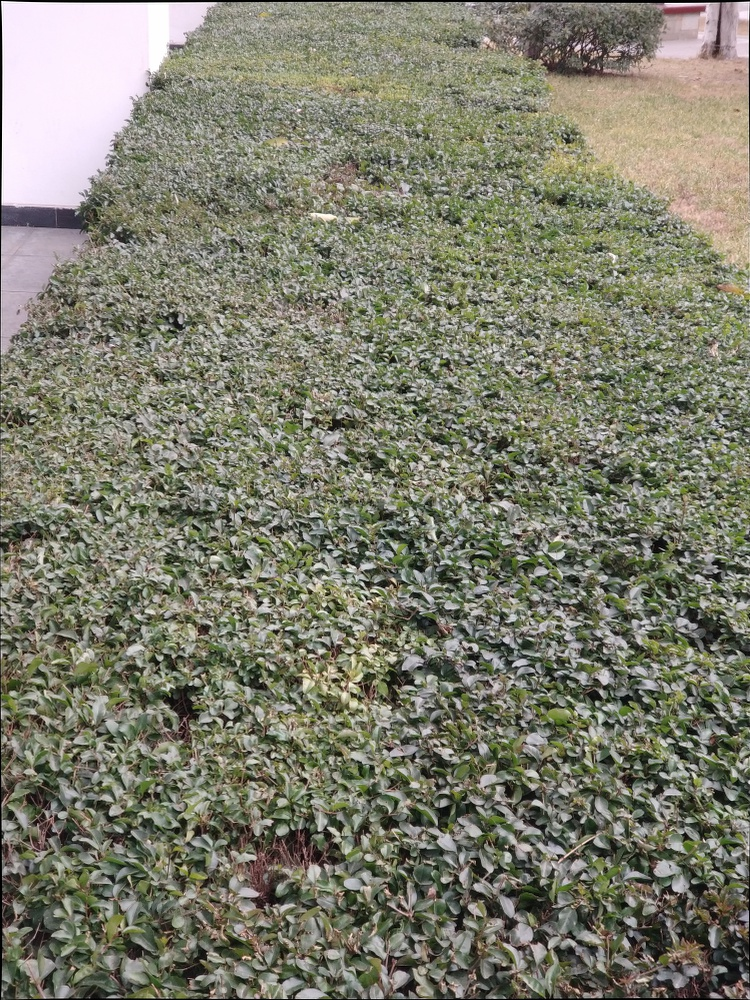
#> input picture class18/images/main1.jpg, 750 x 1000 px
$ jupyter execute --allow-errors Notebook18.ipynb   (shell and % lines are left out)
#> lines starting #> are read from the running program, lines starting #| are printed output that depends on the picture
**请关注我的知乎专栏[https://zhuanlan.zhihu.com/hawkcp], 获取更多信息**

这里展示的信息对应于专栏文章：18. 纹理合成再探 - 一种基于金字塔的方法

[cell 1]
import cv2
import numpy as np
import matplotlib.pyplot as plt
import skimage.transform as transform
from skimage.exposure import cumulative_distribution
# from perceptual.filterbank import Steerable, visualize

直方图匹配的一种Python实现，相关代码源自StackOverflow，但输入类型限制为了8位的单通道整型数据。

[cell 2]
def cdf(im):
 '''
 computes the CDF of an image im as 2D numpy ndarray
 '''
 c, b = cumulative_distribution(im)
 # pad the beginning and ending pixels and their CDF values
 c = np.insert(c, 0, [0]*b[0])
 c = np.append(c, [1]*(255-b[-1]))
 return c

def hist_matching(c, c_t, im):
 '''
 c: CDF of input image computed with the function cdf()
 c_t: CDF of template image computed with the function cdf()
 im: input image as 2D numpy ndarray
 returns the modified pixel values
 '''
 pixels = np.arange(256)
 # find closest pixel-matches corresponding to the CDF of the input image, given the value of the CDF H of
 # the template image at the corresponding pixels, s.t. c_t = H(pixels) <=> pixels = H-1(c_t)
 new_pixels = np.interp(c, c_t, pixels)
 im = (np.reshape(new_pixels[im.ravel()], im.shape)).astype(np.uint8)
 return im

def matchHist(img1, imgP):
    cdf1=cdf(img1)
    cdfP=cdf(imgP)
    out = hist_matching(cdf1, cdfP, img1)
    return out

直方图匹配的另外一种Python实现，相关代码源自StackOverflow，输入类型可以支持浮点型。

[cell 3]
def matchHist2(source, template):
    """
    Adjust the pixel values of a grayscale image such that its histogram
    matches that of a target image

    Arguments:
    -----------
        source: np.ndarray
            Image to transform; the histogram is computed over the flattened
            array
        template: np.ndarray
            Template image; can have different dimensions to source
    Returns:
    -----------
        matched: np.ndarray
            The transformed output image
    """

    oldshape = source.shape
    source = source.ravel()
    template = template.ravel()

    # get the set of unique pixel values and their corresponding indices and
    # counts
    s_values, bin_idx, s_counts = np.unique(source, return_inverse=True,
                                            return_counts=True)
    t_values, t_counts = np.unique(template, return_counts=True)

    # take the cumsum of the counts and normalize by the number of pixels to
    # get the empirical cumulative distribution functions for the source and
    # template images (maps pixel value --> quantile)
    s_quantiles = np.cumsum(s_counts).astype(np.float64)
    s_quantiles /= s_quantiles[-1]
    t_quantiles = np.cumsum(t_counts).astype(np.float64)
    t_quantiles /= t_quantiles[-1]

    # interpolate linearly to find the pixel values in the template image
    # that correspond most closely to the quantiles in the source image
    interp_t_values = np.interp(s_quantiles, t_quantiles, t_values)

    return interp_t_values[bin_idx].reshape(oldshape)

展示了直方图匹配的结果

[cell 4]
img2=cv2.imread("./images/main1.jpg")[:,:,2::-1]
img1=cv2.imread("./images/aux1.jpg")[:,:,2::-1]
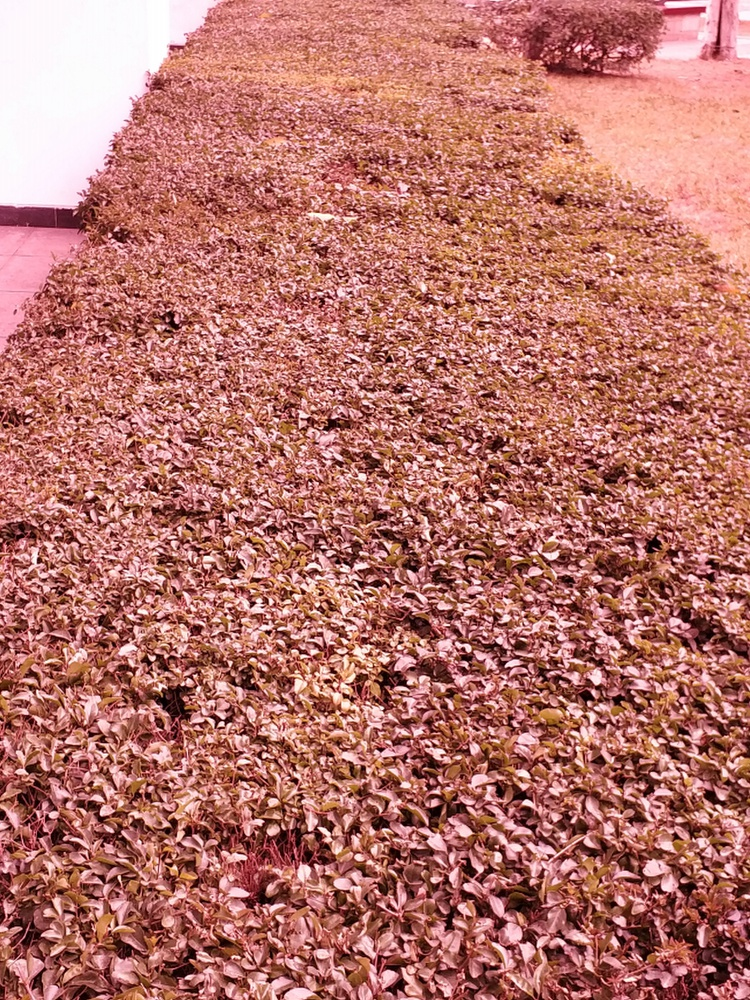
#> input picture class18/images/aux1.jpg, 750 x 1000 px
imgo=img1.copy()
for c in range(3):
    imgo[:,:,c]=matchHist2(img1[:,:,c], img2[:,:,c])
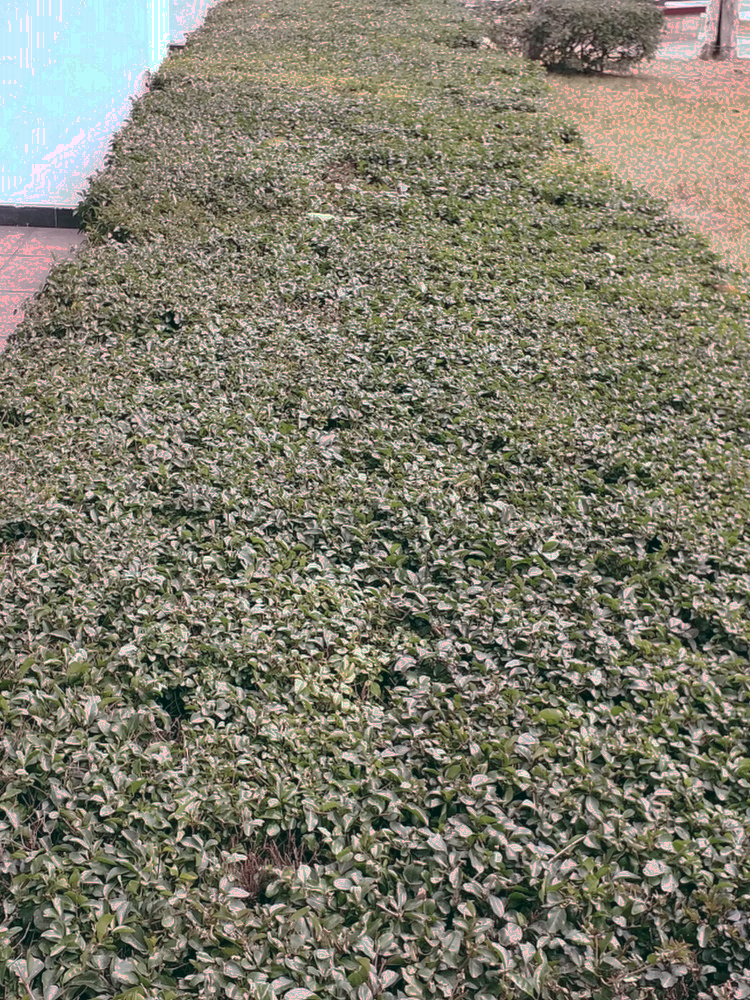
#> imgo: shape (1000, 750, 3); mean R, G, B 126.7, 124.4, 108

plt.figure(figsize=(15,10))
plt.subplot(2,3,1)
plt.title("Source Image Histogram")
plt.hist(img1.flatten(),histtype="stepfilled",bins=50,density=True)
plt.subplot(2,3,2)
plt.title("Sample Image Histogram")
plt.hist(img2.flatten(),histtype="stepfilled",bins=50,density=True)
plt.subplot(2,3,3)
plt.title("Output Image Histogram")
plt.hist(imgo.flatten(),histtype="stepfilled",bins=50,density=True)
plt.subplot(2,3,4)
plt.imshow(img1, cmap="gray")
plt.title("Source Image")
plt.subplot(2,3,5)
plt.imshow(img2,cmap="gray")
plt.title("Sample Image")
plt.subplot(2,3,6)
plt.imshow(imgo, cmap="gray")
plt.title("Output Image")

plt.show()
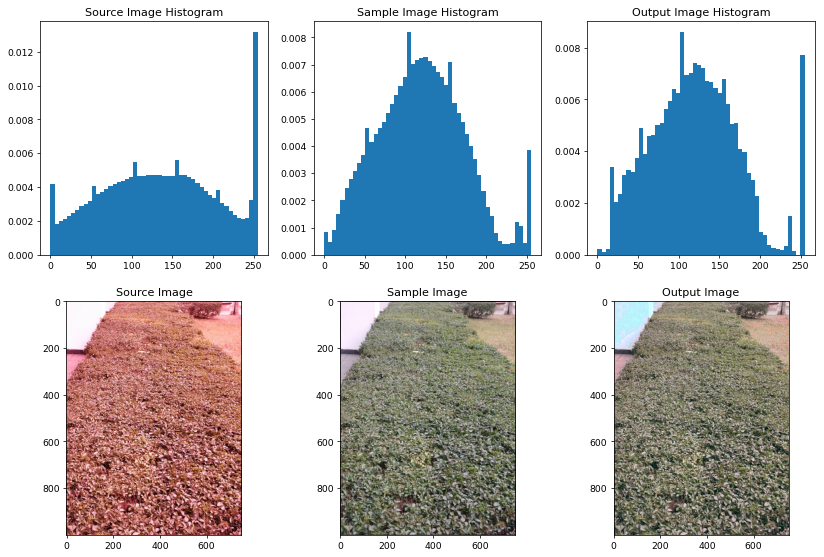
#> figure drawn by matplotlib, 6 panels


stitchImg=np.zeros([img2.shape[0], img2.shape[1]*3, 3], np.uint8)

stitchImg[:,0:img2.shape[1]]=img2
stitchImg[:,img2.shape[1]:img2.shape[1]+img1.shape[1]]=img1
stitchImg[:,img2.shape[1]*2:img2.shape[1]*3]=imgo
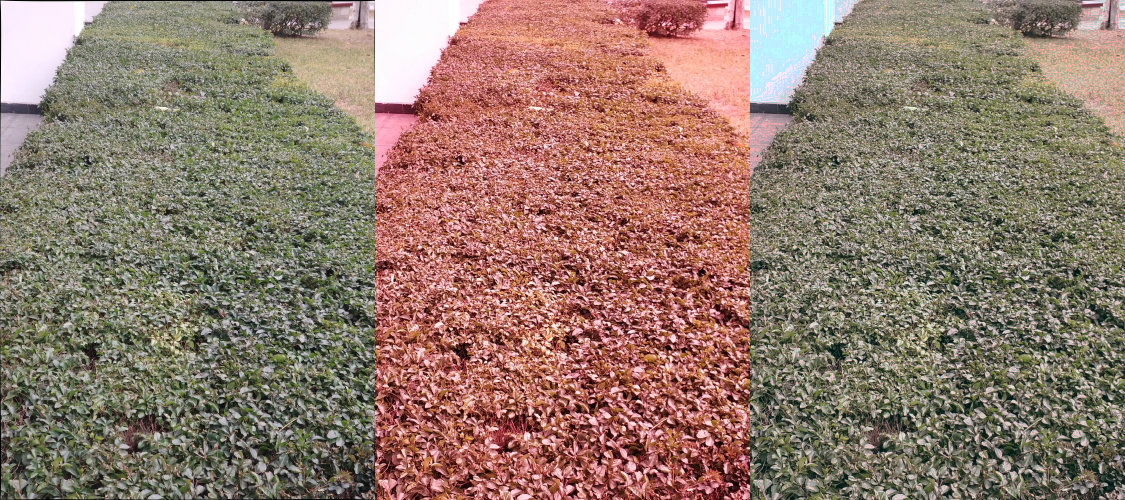
#> stitchImg: shape (1000, 2250, 3) (shown at 1/2 size); mean R, G, B 144.5, 121.5, 107.6
_=cv2.imwrite("./images/imgo.jpg", imgo[:,:,2::-1])
_=cv2.imwrite("./images/stitchImg.jpg", stitchImg[:,:,2::-1])

[cell 5]
from steerable.SCFpyr_NumPy import SCFpyr_NumPy
import steerable.utils as utils


#读入纹理片段
texture=cv2.imread('./images/texture.png')[0:680,0:680]
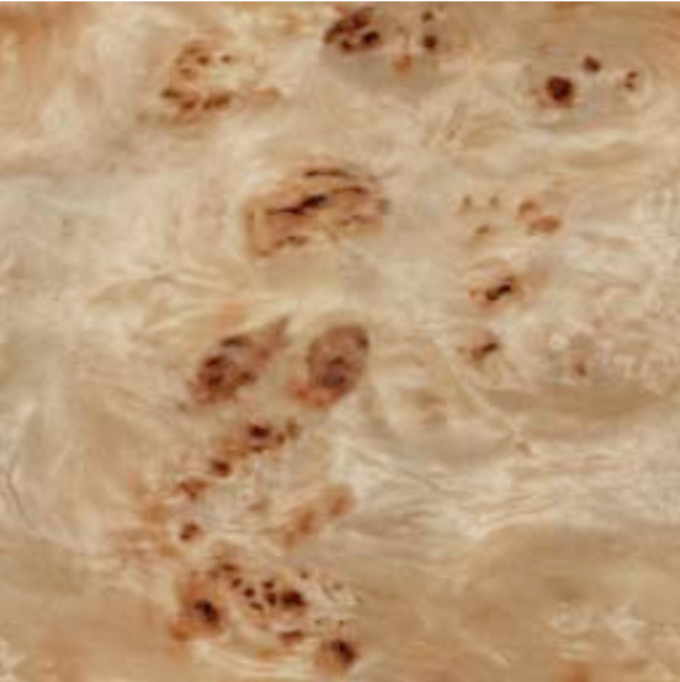
#> input picture class18/images/texture.png, 680 x 682 px
textureYIQ=cv2.cvtColor(texture, cv2.COLOR_BGR2YCrCb)
#> textureYIQ: shape (680, 680, 3); mean of channels 0, 1, 2 161.7, 147.4, 105

#构造噪声图像
noise=np.random.randint(0,255,size=(textureYIQ.shape[0],textureYIQ.shape[1],3)).astype(np.uint8)
noiseYIQ=cv2.cvtColor(noise, cv2.COLOR_BGR2YCrCb)
#> noiseYIQ: shape (680, 680, 3); mean of channels 0, 1, 2 127.1, 127.8, 128
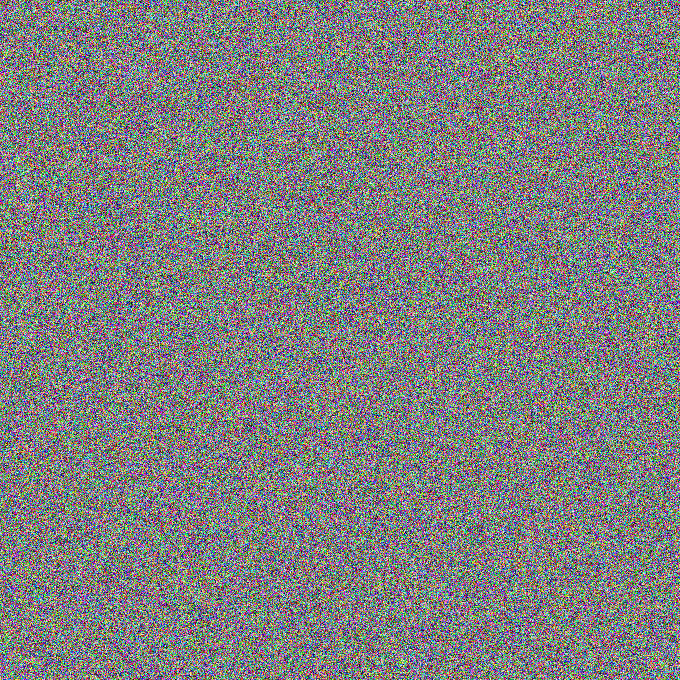
#> noise: shape (680, 680, 3); mean of channels 0, 1, 2 127.1, 127.3, 126.8; drawn as B, G, R

基于金字塔的纹理图像合成方法

[cell 6]
def matchTexture(noise, texture):
    outputImg = matchHist2(noise, texture)
    totalLayer=7

    pyr = SCFpyr_NumPy(
        height=totalLayer,
        nbands=4,
        scale_factor=2,
    )
    pyrTexture=pyr.build(texture)
    for iter in range(10):
        pyrNoise = pyr.build(outputImg)
        for layer in range(0,totalLayer):
            if layer==0 or layer==totalLayer-1 :
                pyrNoise[layer]=matchHist2(pyrNoise[layer], pyrTexture[layer])
            else:
                for sublayer in range(len(pyrNoise[layer])):
                    pyrNoise[layer][sublayer].real=matchHist2(pyrNoise[layer][sublayer].real, pyrTexture[layer][sublayer].real)

        outputImg = pyr.reconstruct(pyrNoise)
        outputImg2 = matchHist2(outputImg, texture)
        return outputImg2

合成纹理的过程

[cell 7]
imgoYIQ = noiseYIQ.copy()
#> (the rest of this cell did not finish here and is left out)

下面展示的结果说明我还没有完全复现论文中的基本结果，应该需要再看看有没有什么特殊的设置不对，例如Steerable 金字塔的配置

[cell 8]
plt.figure(figsize=(15,10))
plt.subplot(2,3,1)
plt.title("Noise Image")
plt.hist(noise.flatten())
plt.subplot(2,3,2)
plt.title("Texture Image")
plt.hist(texture.flatten())
plt.subplot(2,3,3)
plt.title("Output Image")
plt.hist(imgo.flatten())
plt.subplot(2,3,4)
plt.imshow(noise[:,:,2::-1], cmap="gray")
plt.subplot(2,3,5)
plt.imshow(texture[:,:,2::-1],cmap="gray")
plt.subplot(2,3,6)
plt.imshow(imgo[:,:,2::-1], cmap="gray")

plt.show()
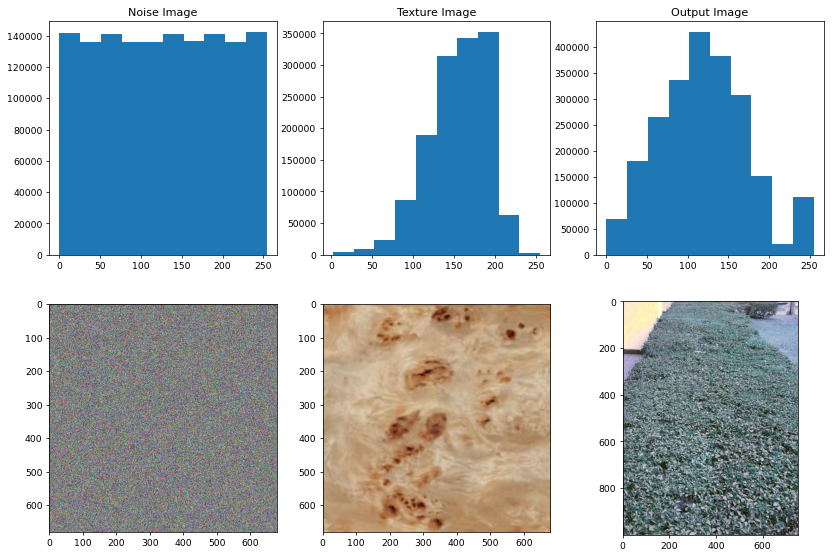
#> figure drawn by matplotlib, 6 panels; panel 1: tallest bar 142037 high, from x = 228.6 to 254; panel 2: tallest bar 351666 high, from x = 179.1 to 204.4; panel 3: tallest bar 427561 high, from x = 102 to 127.5
